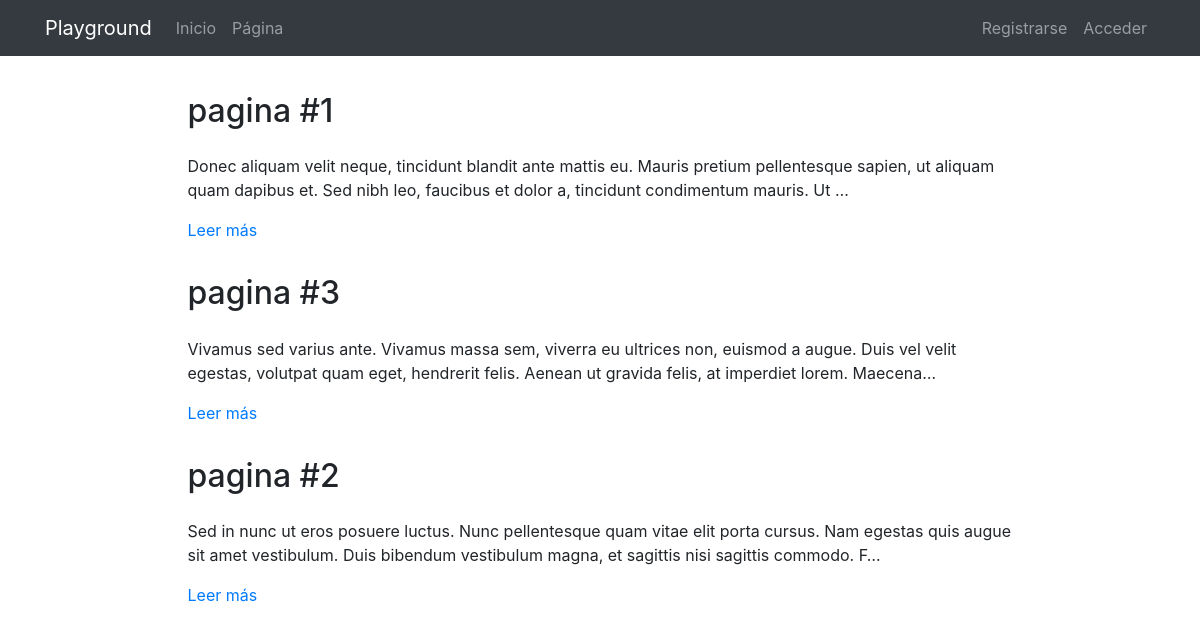
Page /pages/ on the earlier database version.
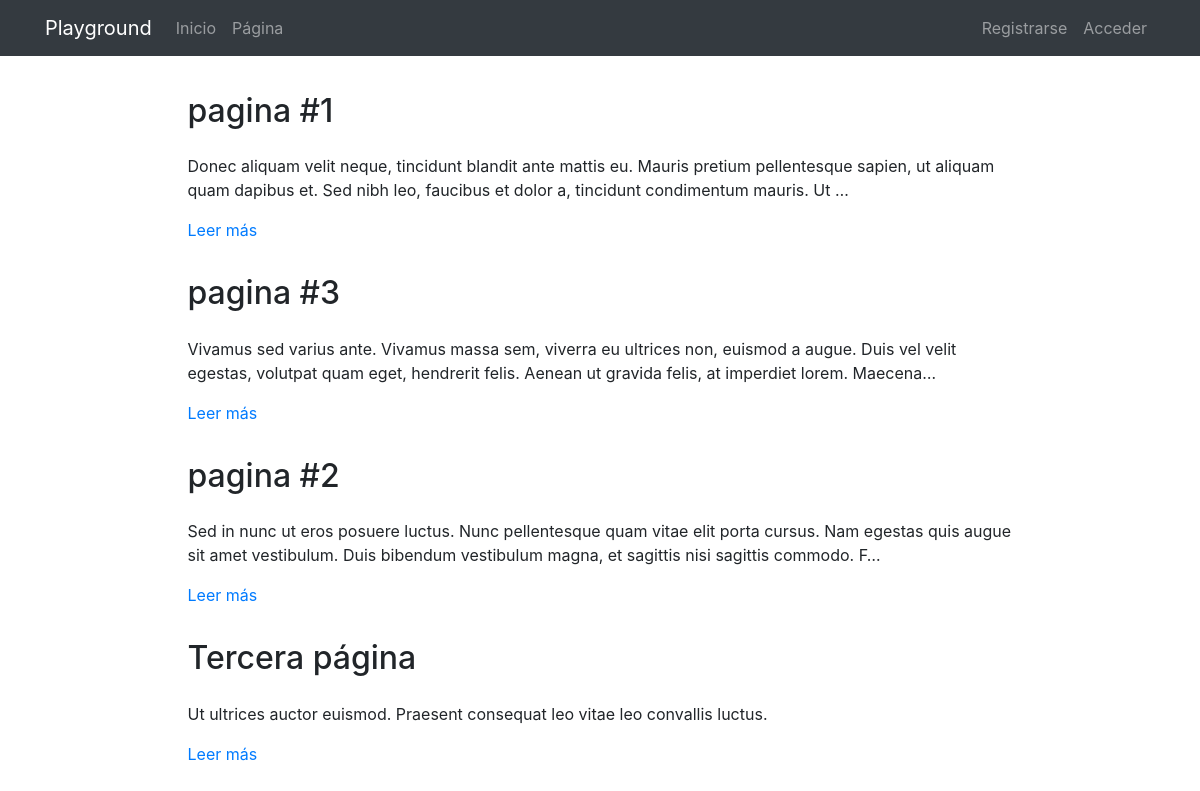
Same page on the later database version.
### pages/models.py (models this page shows, shortened)
class Page(models.Model):
    title = models.CharField(verbose_name="Título", max_length=200)
    content = RichTextField(verbose_name="Contenido")
    order = models.SmallIntegerField(verbose_name="Orden", default=0)
    created = models.DateTimeField(auto_now_add=True, verbose_name="Fecha de creación")
    updated = models.DateTimeField(auto_now=True, verbose_name="Fecha de edición")
    class Meta:
        verbose_name = "página"
        verbose_name_plural = "páginas"
        ordering = ['order', 'title']

### pages/views.py (the view)
# urls.py: path('', PageListView.as_view(), name='pages'),
class PageListView(ListView):
    model = Page

### pages/templates/pages/page_list.html (shortened to what this page needs)
{% extends 'core/base.html' %}
{% load static %}
{% block content %}
<main role="main">
  <div class="container mb-4">
    {% for page in page_list %}
      <div class="row mt-3">
        <div class="col-md-9 mx-auto">
          <h2 class="mb-4">{{page.title}}</h2>
          <div>
            <p>{{page.content|striptags|safe|truncatechars:"200"}}</p>
            <p><a href="{% url 'pages:page' page.id page.title|slugify %}">Leer más</a>
            </p>
          </div>
        </div>
      </div>
    {% endfor %}
  </div>
</main>
{% endblock %}

Differences in the rows shown:
added Page: title "Tercera página", content "Ut ultrices auctor euismod. Praesent consequat leo vitae leo convallis luctus."
